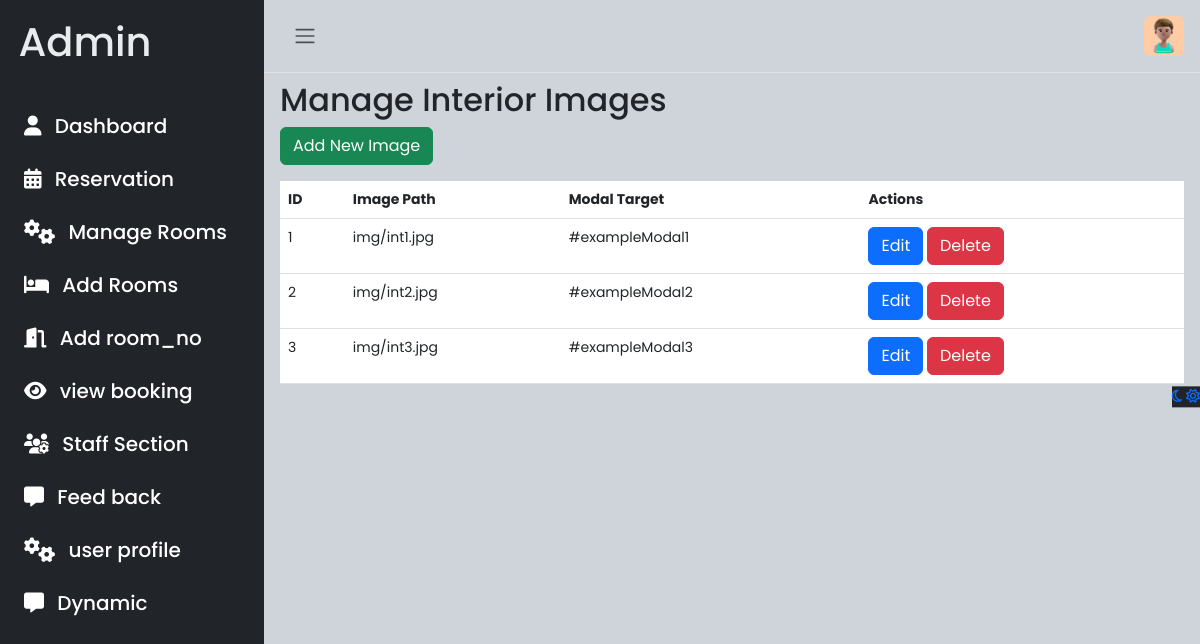
Screenshot of /admin/dynamic/interior_images.php (signed in) with the database file from the repository.
### tables this page shows
CREATE TABLE `interior_images` (
  `id` int(11) NOT NULL,
  `image_path` varchar(255) DEFAULT NULL,
  `modal_target` varchar(50) DEFAULT NULL
);

### admin/dynamic/interior_images.php (the view, shortened to what this page needs)
<?php
include '../include/conn.php';
$query = "SELECT * FROM interior_images";
$result = $conn->query($query);
?>
<!DOCTYPE html>
<html lang="en">
<head>
    <link rel="stylesheet" href="https://cdn.jsdelivr.net/npm/bootstrap@5.3.0-alpha2/dist/css/bootstrap.min.css" />
    <link rel="stylesheet" href="../css/style.css">
</head>
<body>
    <div class="wrapper">
        <?php include('include/aside.php') ?>
        <div class="main">
            <?php include('include/nav.php') ?>
            <main class="content px-3 py-2">
                <h2>Manage Interior Images</h2>
                <div class="mb-3">
                    <a href="add_interior_image.php" class="btn btn-success">Add New Image</a>
                </div>
                <table class="table">
                    <thead>
                        <tr>
                            <th>ID</th>
                            <th>Image Path</th>
                            <th>Modal Target</th>
                            <th>Actions</th>
                        </tr>
                    </thead>
                    <tbody>
                        <?php while ($row = $result->fetch_assoc()) : ?>
                            <tr>
                                <td><?php echo $row['id']; ?></td>
                                <td><?php echo $row['image_path']; ?></td>
                                <td><?php echo $row['modal_target']; ?></td>
                                <td>
                                    <a href="edit_interior_image.php?id=<?php echo $row['id']; ?>" class="btn btn-primary">Edit</a>
                                    <a href="delete_interior_image.php?id=<?php echo $row['id']; ?>" class="btn btn-danger">Delete</a>
                                </td>
                            </tr>
                        <?php endwhile; ?>
                    </tbody>
                </table>
            </main>
            <a href="#" class="theme-toggle">
                <i class="fa-regular fa-moon"></i>
                <i class="fa-regular fa-sun"></i>
            </a>
        </div>
    </div>
</body>
</html>

### admin/css/style.css (style rules this page uses)
body { font-family: 'Poppins', sans-serif; font-size: 0.875rem; opacity: 1; overflow-y: scroll; margin: 0; }
a { cursor: pointer; text-decoration: none; font-family: 'Poppins', sans-serif; }
.wrapper { align-items: stretch; display: flex; width: 100%; }
.main { display: flex; flex-direction: column; min-height: 100vh; min-width: 0; overflow: hidden; transition: all 0.35s ease-in-out; width: 100%; background: var(--bs-dark-bg-subtle); }
.content { flex: 1; max-width: 100vw; width: 100vw; }
@media (min-width:768px) { .content { max-width: auto; width: auto; } }
.theme-toggle { position: fixed; top: 50%; transform: translateY(-65%); text-align: center; z-index: 10; right: 0; left: auto; border: none; background-color: var(--bs-body-color); }

### rows the page displays
interior_images: id "1", image_path "img/int1.jpg", modal_target "#exampleModal1"
interior_images: id "2", image_path "img/int2.jpg", modal_target "#exampleModal2"
interior_images: id "3", image_path "img/int3.jpg", modal_target "#exampleModal3"
